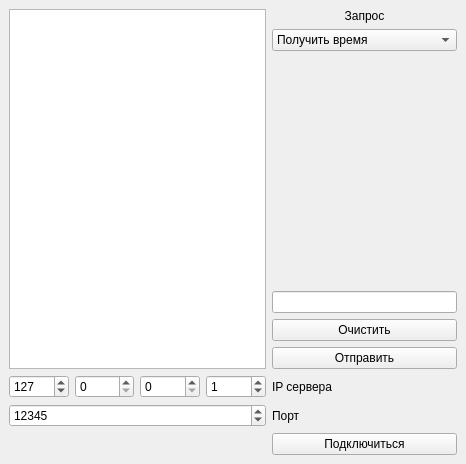
<?xml version="1.0" encoding="UTF-8"?>
<ui version="4.0">
 <class>MainWindow</class>
 <widget class="QMainWindow" name="MainWindow">
  <property name="geometry">
   <rect>
    <x>0</x>
    <y>0</y>
    <width>466</width>
    <height>464</height>
   </rect>
  </property>
  <property name="windowTitle">
   <string>TCPclient</string>
  </property>
  <widget class="QWidget" name="centralwidget">
   <layout class="QGridLayout" name="gridLayout">
    <item row="6" column="1">
     <widget class="QSpinBox" name="spB_ip3">
      <property name="sizePolicy">
       <sizepolicy hsizetype="Preferred" vsizetype="Fixed">
        <horstretch>0</horstretch>
        <verstretch>0</verstretch>
       </sizepolicy>
      </property>
      <property name="maximum">
       <number>255</number>
      </property>
     </widget>
    </item>
    <item row="6" column="3">
     <widget class="QSpinBox" name="spB_ip1">
      <property name="sizePolicy">
       <sizepolicy hsizetype="Preferred" vsizetype="Fixed">
        <horstretch>0</horstretch>
        <verstretch>0</verstretch>
       </sizepolicy>
      </property>
      <property name="maximum">
       <number>255</number>
      </property>
      <property name="value">
       <number>1</number>
      </property>
     </widget>
    </item>
    <item row="7" column="0" colspan="4">
     <widget class="QSpinBox" name="spB_port">
      <property name="minimum">
       <number>1</number>
      </property>
      <property name="maximum">
       <number>65535</number>
      </property>
      <property name="value">
       <number>12345</number>
      </property>
     </widget>
    </item>
    <item row="8" column="4">
     <widget class="QPushButton" name="pb_connect">
      <property name="sizePolicy">
       <sizepolicy hsizetype="Preferred" vsizetype="Fixed">
        <horstretch>0</horstretch>
        <verstretch>0</verstretch>
       </sizepolicy>
      </property>
      <property name="text">
       <string>Подключиться</string>
      </property>
     </widget>
    </item>
    <item row="6" column="2">
     <widget class="QSpinBox" name="spB_ip2">
      <property name="sizePolicy">
       <sizepolicy hsizetype="Preferred" vsizetype="Fixed">
        <horstretch>0</horstretch>
        <verstretch>0</verstretch>
       </sizepolicy>
      </property>
      <property name="maximum">
       <number>255</number>
      </property>
     </widget>
    </item>
    <item row="3" column="4">
     <widget class="QLineEdit" name="le_data">
      <property name="sizePolicy">
       <sizepolicy hsizetype="Preferred" vsizetype="Fixed">
        <horstretch>0</horstretch>
        <verstretch>0</verstretch>
       </sizepolicy>
      </property>
     </widget>
    </item>
    <item row="6" column="0">
     <widget class="QSpinBox" name="spB_ip4">
      <property name="sizePolicy">
       <sizepolicy hsizetype="Preferred" vsizetype="Fixed">
        <horstretch>0</horstretch>
        <verstretch>0</verstretch>
       </sizepolicy>
      </property>
      <property name="maximum">
       <number>255</number>
      </property>
      <property name="value">
       <number>127</number>
      </property>
     </widget>
    </item>
    <item row="5" column="4">
     <widget class="QPushButton" name="pb_request">
      <property name="sizePolicy">
       <sizepolicy hsizetype="Preferred" vsizetype="Fixed">
        <horstretch>0</horstretch>
        <verstretch>0</verstretch>
       </sizepolicy>
      </property>
      <property name="text">
       <string>Отправить</string>
      </property>
     </widget>
    </item>
    <item row="7" column="4">
     <widget class="QLabel" name="lb_port">
      <property name="text">
       <string>Порт</string>
      </property>
     </widget>
    </item>
    <item row="4" column="4">
     <widget class="QPushButton" name="pb_clear">
      <property name="sizePolicy">
       <sizepolicy hsizetype="Preferred" vsizetype="Fixed">
        <horstretch>0</horstretch>
        <verstretch>0</verstretch>
       </sizepolicy>
      </property>
      <property name="text">
       <string>Очистить</string>
      </property>
     </widget>
    </item>
    <item row="6" column="4">
     <widget class="QLabel" name="lb_ip">
      <property name="text">
       <string>IP сервера</string>
      </property>
     </widget>
    </item>
    <item row="8" column="0">
     <widget class="QLabel" name="lb_connectStatus">
      <property name="text">
       <string/>
      </property>
     </widget>
    </item>
    <item row="2" column="4">
     <spacer name="verticalSpacer">
      <property name="orientation">
       <enum>Qt::Vertical</enum>
      </property>
      <property name="sizeHint" stdset="0">
       <size>
        <width>20</width>
        <height>40</height>
       </size>
      </property>
     </spacer>
    </item>
    <item row="0" column="4">
     <widget class="QLabel" name="lb_request">
      <property name="text">
       <string>Запрос</string>
      </property>
      <property name="alignment">
       <set>Qt::AlignCenter</set>
      </property>
     </widget>
    </item>
    <item row="0" column="0" rowspan="6" colspan="4">
     <widget class="QTextBrowser" name="tb_result">
      <property name="sizePolicy">
       <sizepolicy hsizetype="Preferred" vsizetype="Expanding">
        <horstretch>0</horstretch>
        <verstretch>0</verstretch>
       </sizepolicy>
      </property>
     </widget>
    </item>
    <item row="1" column="4">
     <widget class="QComboBox" name="cb_request">
      <property name="sizePolicy">
       <sizepolicy hsizetype="Preferred" vsizetype="Fixed">
        <horstretch>0</horstretch>
        <verstretch>0</verstretch>
       </sizepolicy>
      </property>
      <property name="minimumContentsLength">
       <number>0</number>
      </property>
      <item>
       <property name="text">
        <string>Получить время</string>
       </property>
      </item>
      <item>
       <property name="text">
        <string>Получить свободное место</string>
       </property>
      </item>
      <item>
       <property name="text">
        <string>Получить статистику</string>
       </property>
      </item>
      <item>
       <property name="text">
        <string>Отправить данные</string>
       </property>
      </item>
      <item>
       <property name="text">
        <string>Очистить память сервера</string>
       </property>
      </item>
     </widget>
    </item>
   </layout>
  </widget>
 </widget>
 <tabstops>
  <tabstop>tb_result</tabstop>
  <tabstop>spB_ip4</tabstop>
  <tabstop>spB_ip3</tabstop>
  <tabstop>spB_ip2</tabstop>
  <tabstop>spB_ip1</tabstop>
  <tabstop>spB_port</tabstop>
  <tabstop>cb_request</tabstop>
  <tabstop>le_data</tabstop>
  <tabstop>pb_clear</tabstop>
  <tabstop>pb_request</tabstop>
  <tabstop>pb_connect</tabstop>
 </tabstops>
 <resources/>
 <connections>
  <connection>
   <sender>pb_clear</sender>
   <signal>clicked()</signal>
   <receiver>tb_result</receiver>
   <slot>clear()</slot>
   <hints>
    <hint type="sourcelabel">
     <x>323</x>
     <y>360</y>
    </hint>
    <hint type="destinationlabel">
     <x>242</x>
     <y>348</y>
    </hint>
   </hints>
  </connection>
 </connections>
</ui>
